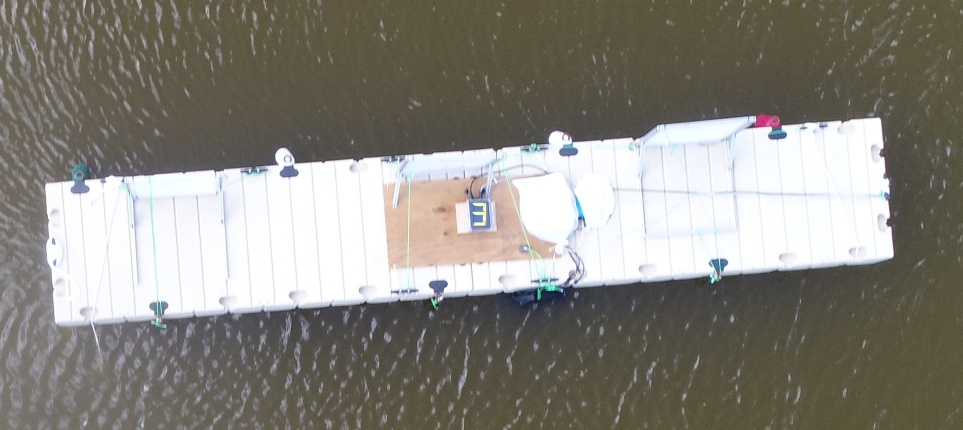
#> input picture testImages/Display_3.jpg, 1925 x 859 px, found by its file name (shown at 1/2 size)
$ python recognizeDisplayDigits.py   (older library calls are emulated)
#> lines starting #> are read from the running program, lines starting #| are printed output that depends on the picture; after the words box and inside, x2 and y2 are one past the last pixel; in counts of white or black regions, pixels touching at a corner belong together
from imutils.perspective import four_point_transform
from imutils import contours
import imutils
import cv2

# Detecting a number inside a display breaks into different tasks:
# 1.- Locating display within the image
# 2.- Detecting the 8 segments of the display / classifying image


DIGITS_LOOKUP = {
	(1, 1, 1, 0, 1, 1, 1): 0,
	(0, 0, 1, 0, 0, 1, 0): 1,
	(1, 0, 1, 1, 1, 1, 0): 2,
	(1, 0, 1, 1, 0, 1, 1): 3,
	(0, 1, 1, 1, 0, 1, 0): 4,
	(1, 1, 0, 1, 0, 1, 1): 5,
	(1, 1, 0, 1, 1, 1, 1): 6,
	(1, 0, 1, 0, 0, 1, 0): 7,
	(1, 1, 1, 1, 1, 1, 1): 8,
	(1, 1, 1, 1, 0, 1, 1): 9
}


# Loading image
image = cv2.imread('../testImages/Display_3.jpg') #Display_3 #thermostat
#> image is the input picture: shape (859, 1925, 3); mean B, G, R 126.5, 134, 136.8

# Pre-processing to define contours
image = imutils.resize(image, height=500)
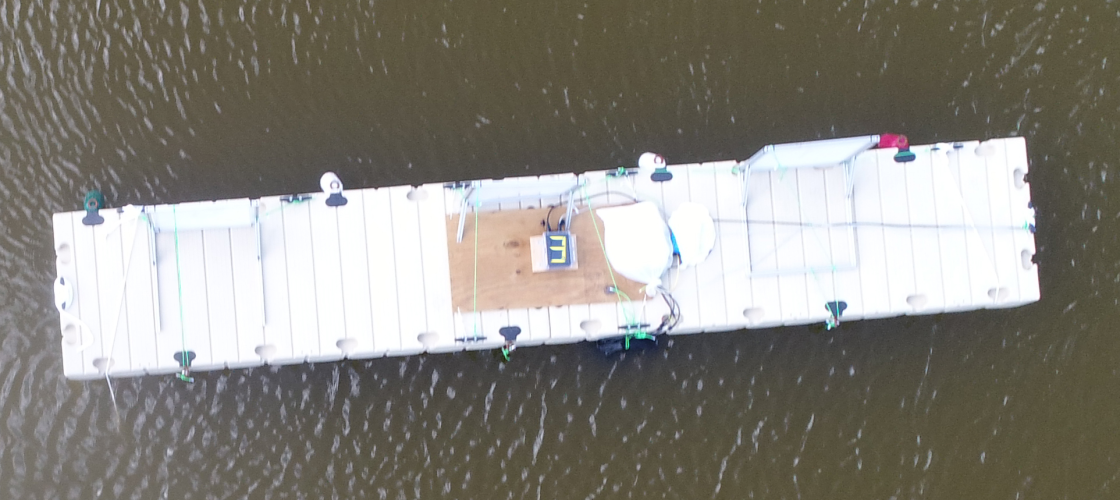
#> image: shape (500, 1120, 3); mean B, G, R 126.5, 134, 136.8
gray = cv2.cvtColor(image, cv2.COLOR_BGR2GRAY)
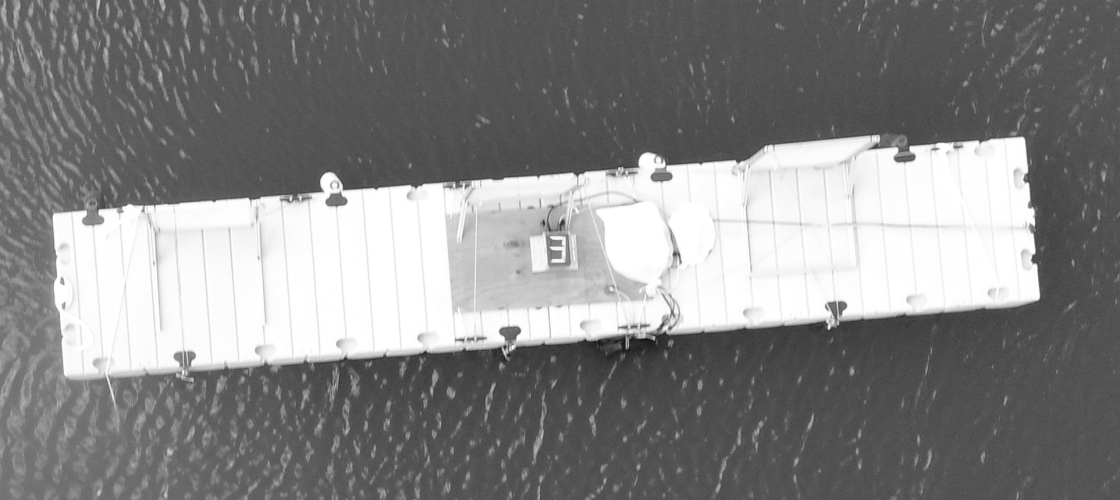
#> gray: shape (500, 1120); min 15, max 255, mean 134
blurred = cv2.GaussianBlur(gray, (5,5), 0)
edged = cv2.Canny(blurred, 50, 200, 255)
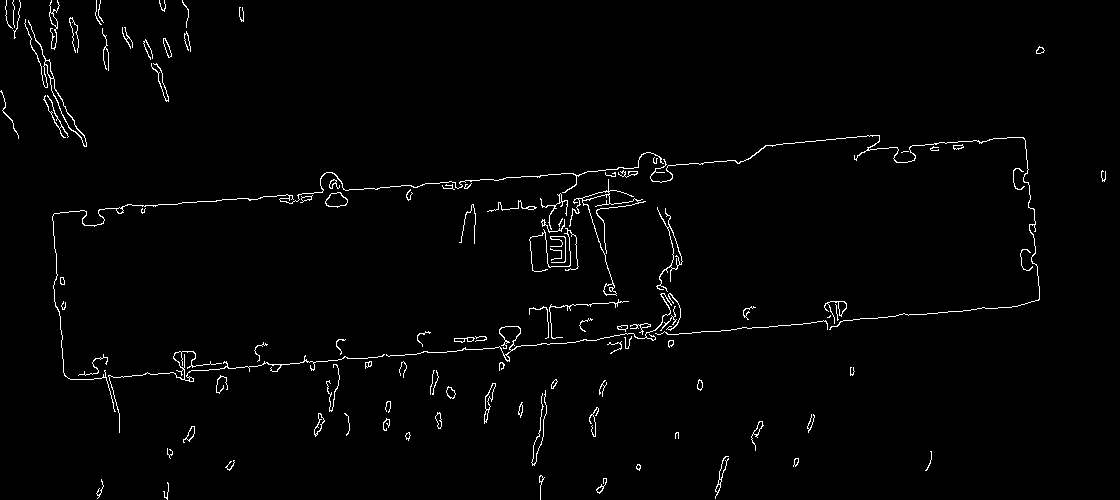
#> edged: shape (500, 1120); 1.7% white in thin lines or dots


cv2.imshow('Original', image)
cv2.imshow('Edged', edged)
k = cv2.waitKey(0)
#> (key Esc is pressed here)

# Finding contours
cnts = cv2.findContours(edged.copy(), cv2.RETR_EXTERNAL, cv2.CHAIN_APPROX_SIMPLE)
#> cnts = 109 contours, 69 with area under 20; largest, box (x1, y1, x2, y2) and area: (24, 19, 87, 147) 472, (656, 207, 683, 292) 274, (569, 179, 646, 296) 237, (325, 192, 348, 208) 232, (484, 383, 496, 424) 140
cnts = cnts[0] if imutils.is_cv2() else cnts[1]
cnts = sorted(cnts, key=cv2.contourArea, reverse=True)
displayCnt = None

#Looping over contours
for c in cnts:
    #approximate the contours
    peri = cv2.arcLength(c, True)
    approx = cv2.approxPolyDP(c, 0.02*peri, True)


    # if the contour has four vertices, then we have found the display

    if len(approx) == 4:
        displayCnt = approx
        break
#> this loop made 11 passes
#> (peri, displayCnt) on pass 11: (1168.9, [[108, 376], [119, 432], [109, 375], [384, 354]])
#> peri on passes 1 to 6: 516.4, 331.2, 847.6, 62.28, 104.2, 2169.4

# extract the thermostat display, apply a perspective transform
# to it
warped = four_point_transform(gray, displayCnt.reshape(4, 2))
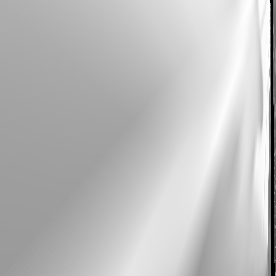
#> warped: shape (276, 276); min 0, max 255, mean 188.9
output = four_point_transform(image, displayCnt.reshape(4, 2))

cv2.imshow('Output', output)
cv2.waitKey(0)

# NUMBER DETECTION

# threshold the warped image, then apply a series of morphological
# operations to cleanup the thresholded image
thresh = cv2.threshold(warped, 0, 255,
	cv2.THRESH_BINARY_INV | cv2.THRESH_OTSU)[1]
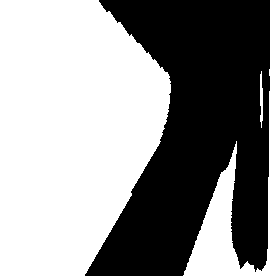
#> thresh: shape (276, 276); 57.1% white; 1 black region, box (x1, y1, x2, y2) and area: (85, 0, 270, 276) 32676
kernel = cv2.getStructuringElement(cv2.MORPH_ELLIPSE, (1, 5))
thresh = cv2.morphologyEx(thresh, cv2.MORPH_OPEN, kernel)
#> thresh: shape (276, 276); 57.1% white; 1 black region

# find contours in the thresholded image, then initialize the
# digit contours lists
cnts = cv2.findContours(thresh.copy(), cv2.RETR_EXTERNAL,
	cv2.CHAIN_APPROX_SIMPLE)
#> cnts = 3 contours; box (x1, y1, x2, y2) and area: (0, 0, 171, 276) 37258, (184, 0, 276, 276) 5235, (260, 71, 263, 128) 72
cnts = cnts[0] if imutils.is_cv2() else cnts[1]
digitCnts = []

# loop over the digit area candidates
for c in cnts:
	# compute the bounding box of the contour
	(x, y, w, h) = cv2.boundingRect(c)

	# if the contour is sufficiently large, it must be a digit
	if w >= 15 and (h >= 30 and h <= 40):
		digitCnts.append(c)
#> this loop made 3 passes
#> (x, y, w, h) on passes 1 to 3: (260, 71, 3, 57), (184, 0, 92, 276), (0, 0, 171, 276)
#> after the loop, digitCnts = []

# sort the contours from left-to-right, then initialize the
# actual digits themselves
#> (the run stopped early here; a loop or call above may not have finished)
